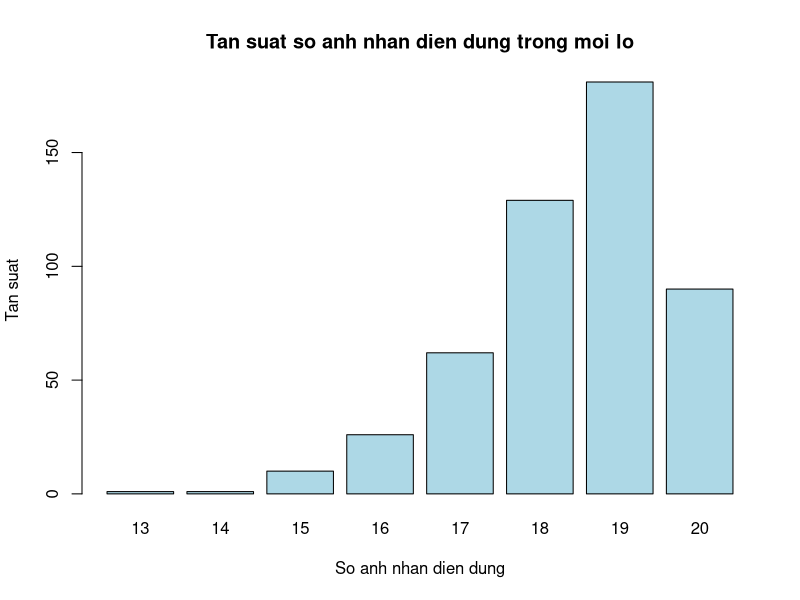
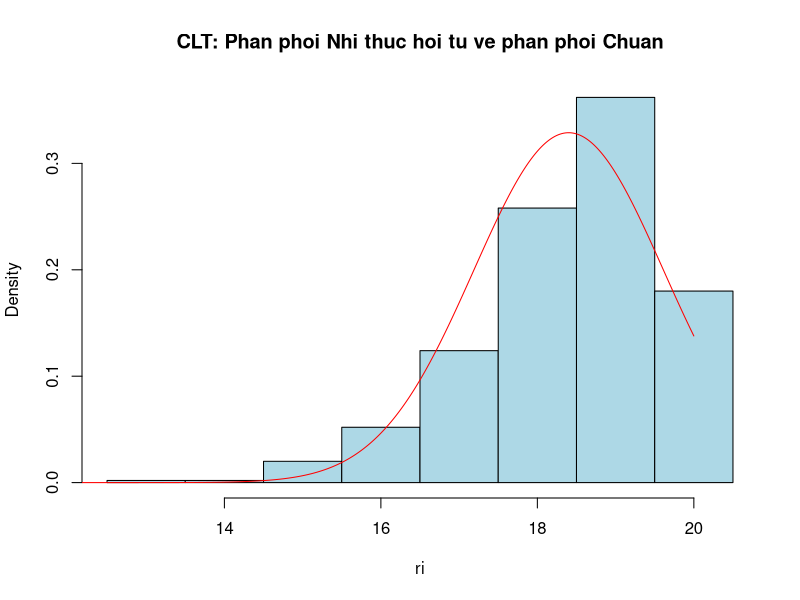

R code for these plots, in order:
set.seed(123)
n = 20
p = 0.92
ri = rbinom(500, size = n, prob = p)

barplot(table(ri), main = "Tan suat so anh nhan dien dung trong moi lo",
        xlab = "So anh nhan dien dung", ylab = "Tan suat",
        col = "lightblue")

start_bin = min(ri) - 0.5
end_bin = max(ri) + 0.5

hist(ri, seq(start_bin, end_bin, by = 1), probability = TRUE, main = "CLT: Phan phoi Nhi thuc hoi tu ve phan phoi Chuan",
     col = "lightblue")

mean_binom = n * p
sd_binom = sqrt(n * p * (1 - p))
xi = seq(0, 20, by = 0.01)
yi = dnorm(xi, mean_binom, sd_binom)

lines(xi, yi, col = "red", lws = 2)
